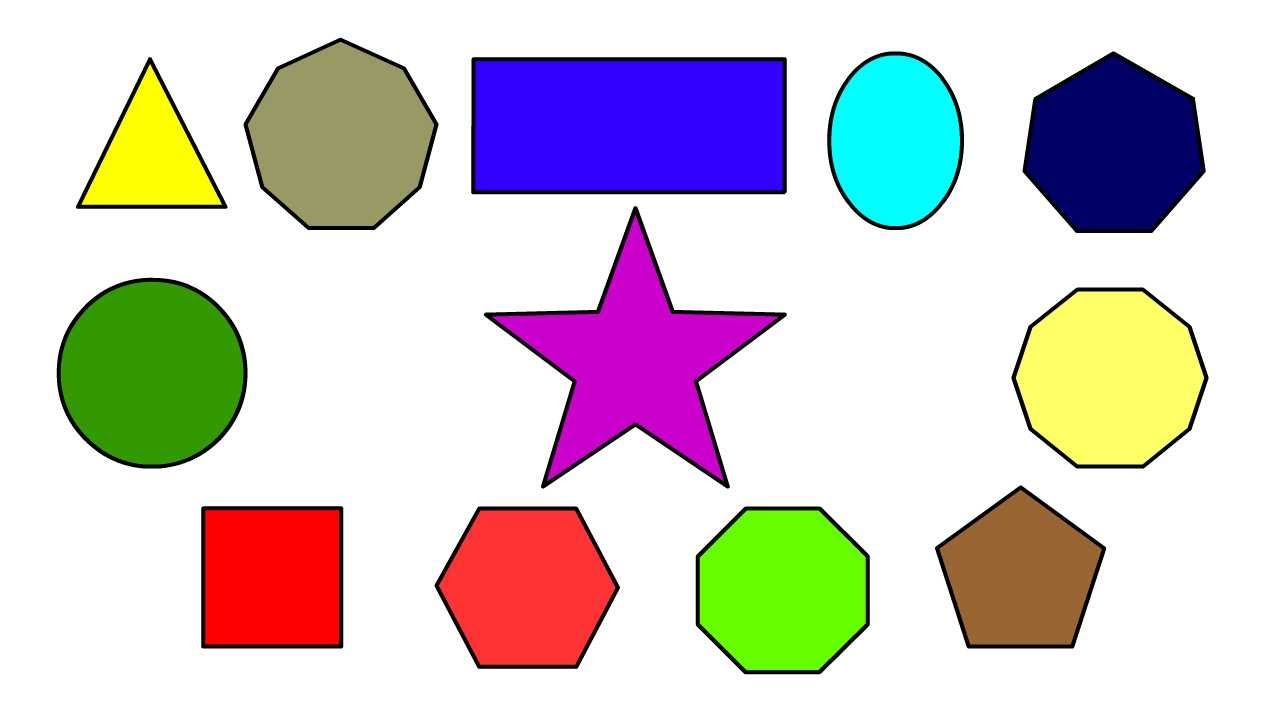
//> input picture shapes.jpg, 1280 x 720 px
$ ./ShapeDetection   (built with g++ and OpenCV 4)
//> lines starting //> are read from the running program, lines starting //| are printed output that depends on the picture; after the words box and inside, x2 and y2 are one past the last pixel; in counts of white or black regions, pixels touching at a corner belong together
#include<opencv.hpp>
#include<opencv_modules.hpp>
#include<iostream>

using namespace std;
using namespace cv;


int thresh = 100;
RNG rng(12345);
//void thresh_callback(int, void**);
vector<Point> contoursConvexHull(vector<vector<Point>>contours)
{
	vector<Point> result;
	vector<Point> pts;
	for (size_t i = 0; i < contours.size(); i++)
		for (size_t j = 0; j < contours[i].size(); j++)
			pts.push_back(contours[i][j]);
	convexHull(pts, result);
	return result;
}
void main(int argc, char** argv) {

	//reading an image in color
	Mat input = imread("shapes.jpg",IMREAD_GRAYSCALE);
//> input: 720 rows x 1280 cols, CV_8UC1; min 0, max 255, mean 206.2
	Mat srcblur;
	GaussianBlur(input, srcblur, Size(9, 9),2,2);
	Mat srcCanny;
	Canny(srcblur, srcCanny, 0, 0, 3, true);
//> srcCanny: 720 rows x 1280 cols, CV_8UC1; 3% white in thin lines or dots, all inside (x1, y1, x2, y2) = (45, 29, 1218, 682)
	//converting the image to binary form
	Mat thr;
	threshold(input, thr, 150, 255, THRESH_BINARY);
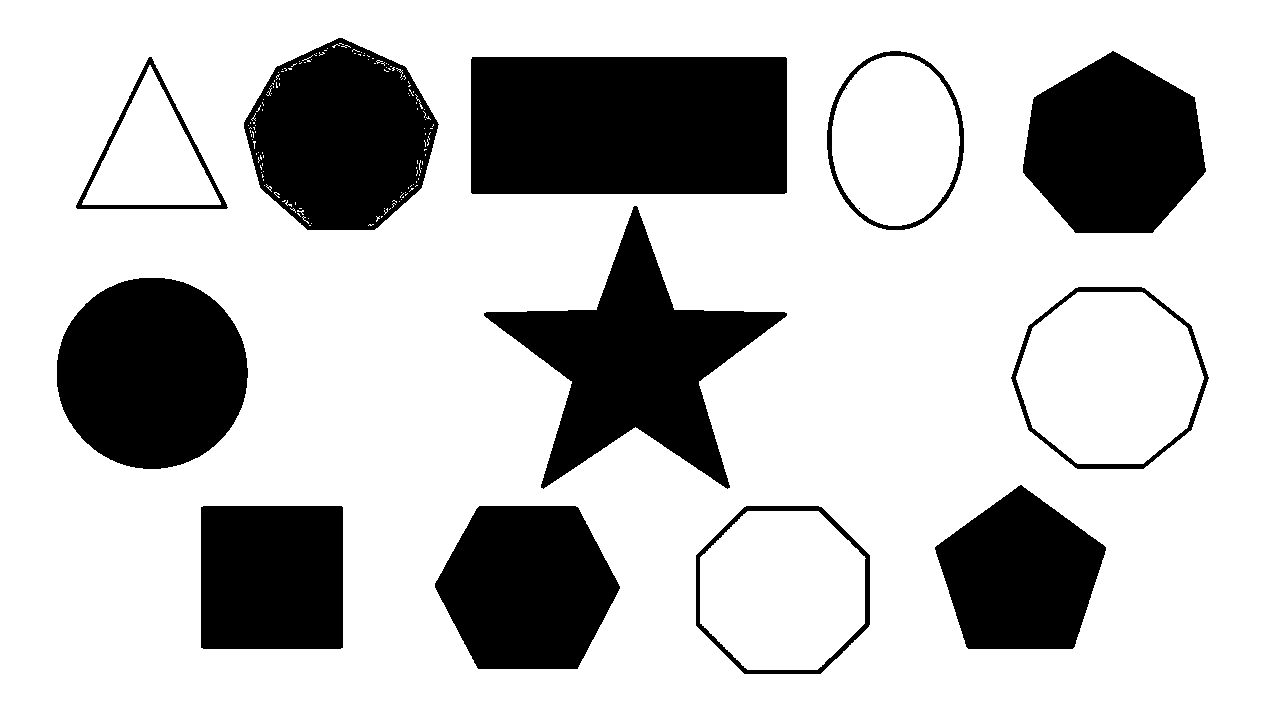
//> thr: 720 rows x 1280 cols, CV_8UC1; 75.4% white; 13 black regions (1 under 20 px)
	imshow("Input", thr);

	vector<vector<Point>> contours;
	vector<Vec4i> result;
	vector<Vec4i> hierarchy;
	vector<Vec3f>circles;

	//detecting circles using hough transform
	Mat srcHough;
	input.copyTo(srcHough);
	HoughCircles(srcCanny,circles,HOUGH_GRADIENT,1,srcCanny.rows/8,255,100,0,0);
//> circles = 7 circles (x, y, radius): [151.5, 371.5, 95.9], [340.5, 140.5, 90.9], [1113.5, 378.5, 91.6], [776.5, 585.5, 89.7], [516.5, 588.5, 81.7], [1111.5, 135.5, 82.5], [899.5, 130.5, 74]
	for (size_t i = 0; i < circles.size(); i++) {
		Point center(circles[i][0], circles[i][1]);
		int radius = circles[i][2];
		//cirle center
		circle(srcHough, center, 3, Scalar(0, 0, 255), -1, 8, 0);
		//circle outline
		circle(srcHough, center, radius, Scalar(10, 155, 255), 3, 8, 0);
	}
//> this loop made 7 passes
//> (center, radius) on passes 1 to 7: (Point(151, 371), 95), (Point(340, 140), 90), (Point(1113, 378), 91), (Point(776, 585), 89), (Point(516, 588), 81), (Point(1111, 135), 82), (Point(899, 130), 74)
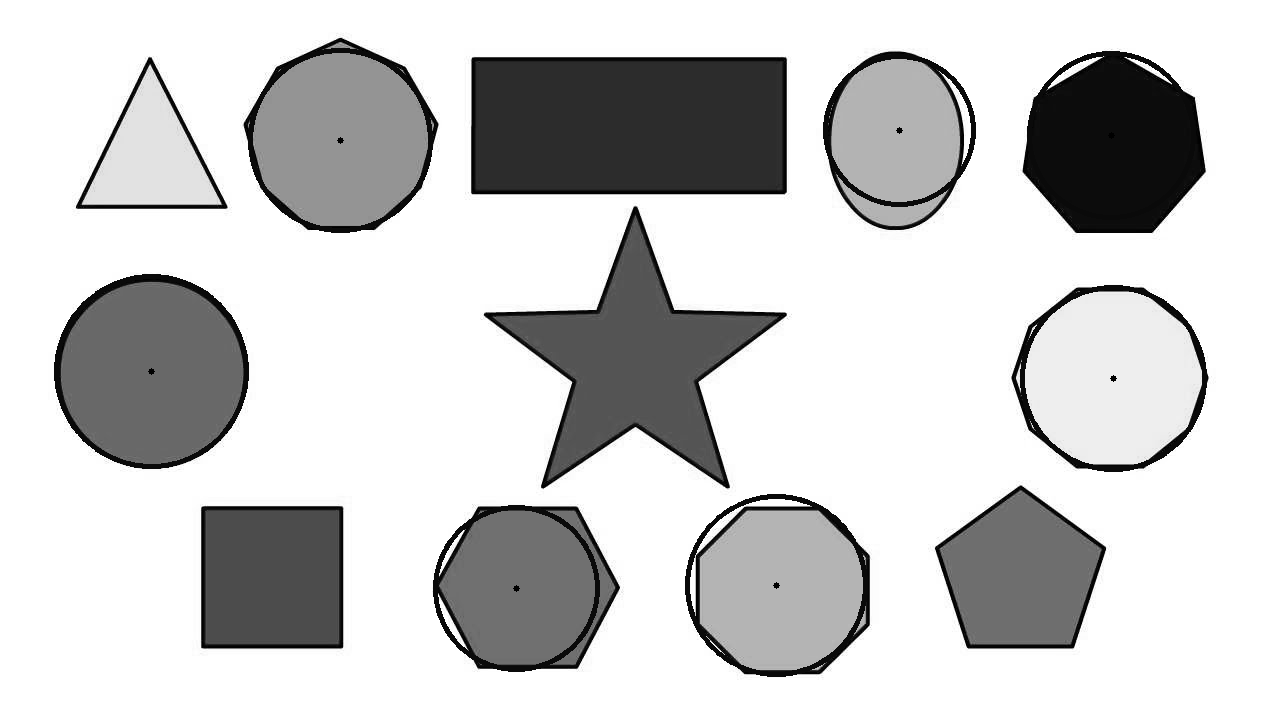
//> srcHough: 720 rows x 1280 cols, CV_8UC1; min 0, max 255, mean 203.6

	imshow("Hough",srcHough);

	//finding contours

	findContours(thr, contours, hierarchy, RETR_EXTERNAL, CHAIN_APPROX_SIMPLE);
//> contours = 1 contour; box (x1, y1, x2, y2) and area: (0, 0, 1280, 720) 919601
	Mat outputContour= cv::Mat::zeros(thr.size(),CV_8UC3);

	for (int i = 0; i < contours.size(); i++) {
		Scalar color = Scalar(100, 255, 255);
		drawContours(outputContour, contours, i, color, 2);
	}
//> this loop made 1 pass
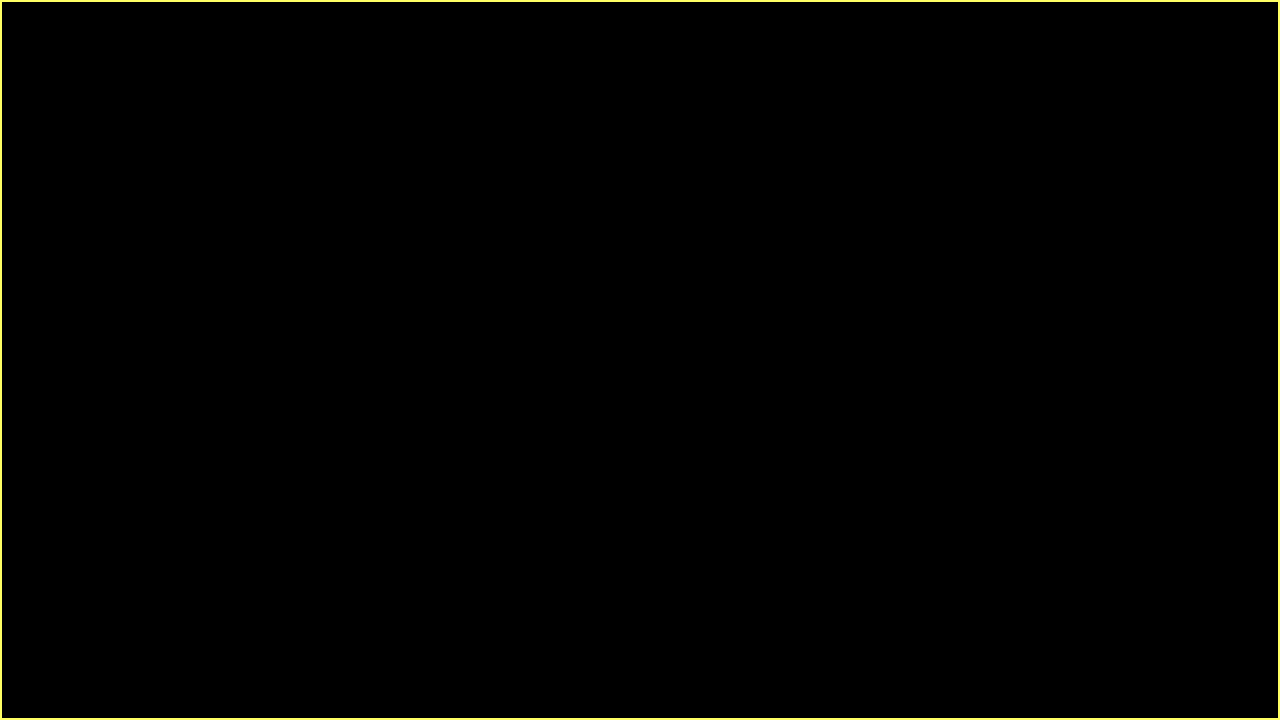
//> outputContour: 720 rows x 1280 cols, CV_8UC3; mean B, G, R 0.9, 2.2, 2.2
	vector<Point>convexHullpoints=contoursConvexHull(contours);
//> the loop in contoursConvexHull, `for (size_t i = 0; i < contours.size(); i++)` made 1 pass
//> after the loop in contoursConvexHull, `for (size_t i = 0; i < contours.size(); i++)`: pts = 4 Points (x, y): [0, 0], [0, 719], [1279, 719], [1279, 0]
//> in contoursConvexHull, `convexHull(pts, result);`: result = 4 Points (x, y): [1279, 0], [1279, 719], [0, 719], [0, 0]
//> convexHullpoints has the same summary as result in contoursConvexHull
	polylines(outputContour, convexHullpoints, true, Scalar(0, 0, 255), 2);
//> outputContour: 720 rows x 1280 cols, CV_8UC3; 0.87% of pixels changed, all inside (x1, y1, x2, y2) = (0, 0, 1280, 720)
	polylines(input, convexHullpoints, true, Scalar(0, 0, 255), 2);
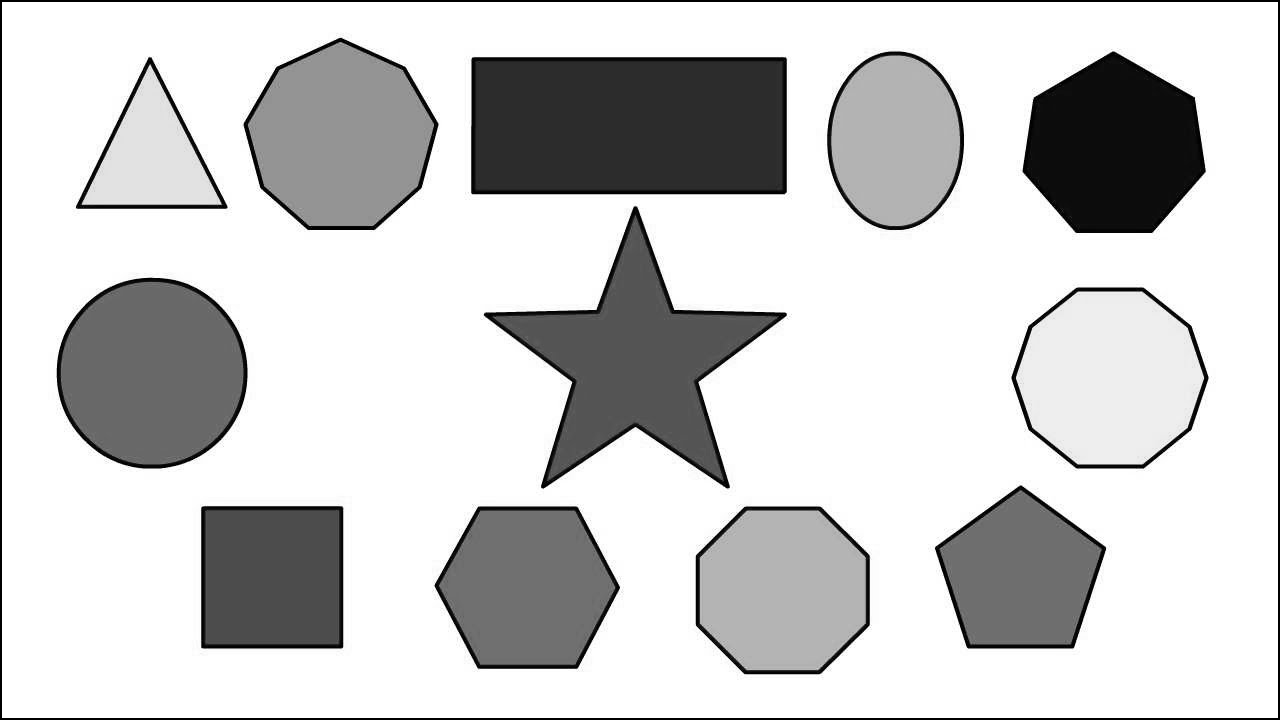
//> input: 720 rows x 1280 cols, CV_8UC1; min 0, max 255, mean 203.9

	imshow("orig with contours", input);
	imshow("contours", outputContour);
	waitKey(0);
}
